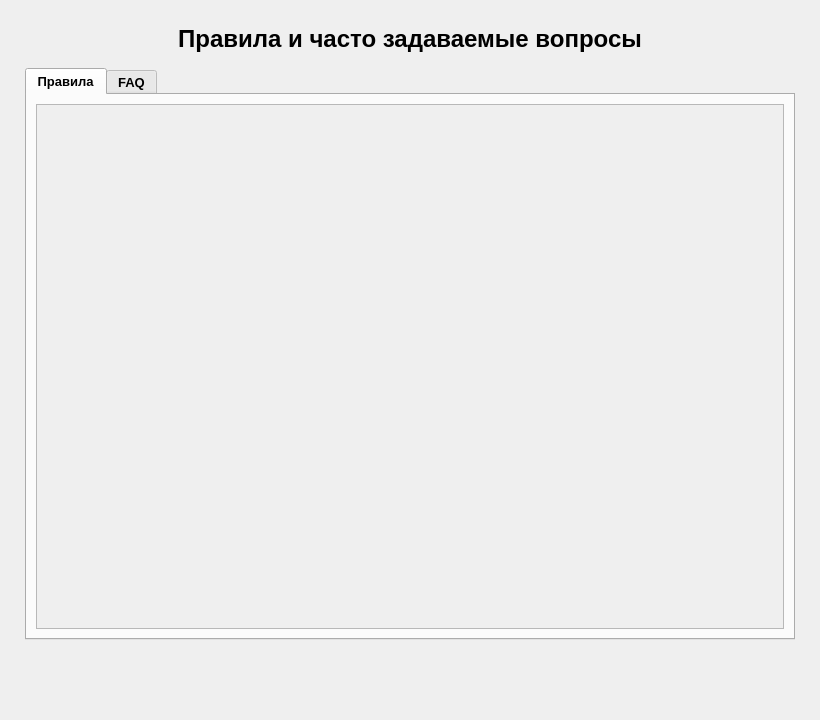
<?xml version="1.0" encoding="UTF-8"?>
<ui version="4.0">
 <class>FAQWindow</class>
 <widget class="QDialog" name="FAQWindow">
  <property name="geometry">
   <rect>
    <x>0</x>
    <y>0</y>
    <width>820</width>
    <height>720</height>
   </rect>
  </property>
  <property name="minimumSize">
   <size>
    <width>820</width>
    <height>720</height>
   </size>
  </property>
  <property name="maximumSize">
   <size>
    <width>820</width>
    <height>720</height>
   </size>
  </property>
  <property name="windowTitle">
   <string>Правила и FAQ</string>
  </property>
  <property name="styleSheet">
   <string notr="true"/>
  </property>
  <layout class="QVBoxLayout" name="verticalLayout">
   <property name="spacing">
    <number>15</number>
   </property>
   <property name="leftMargin">
    <number>25</number>
   </property>
   <property name="topMargin">
    <number>25</number>
   </property>
   <property name="rightMargin">
    <number>25</number>
   </property>
   <property name="bottomMargin">
    <number>25</number>
   </property>
   <item>
    <widget class="QLabel" name="titleLabel">
     <property name="font">
      <font>
       <pointsize>18</pointsize>
       <weight>75</weight>
       <bold>true</bold>
      </font>
     </property>
     <property name="text">
      <string>Правила и часто задаваемые вопросы</string>
     </property>
     <property name="alignment">
      <set>Qt::AlignCenter</set>
     </property>
    </widget>
   </item>
   <item>
    <widget class="QTabWidget" name="tabWidget">
     <property name="font">
      <font>
       <pointsize>10</pointsize>
       <weight>75</weight>
       <bold>true</bold>
      </font>
     </property>
     <property name="styleSheet">
      <string notr="true"/>
     </property>
     <property name="currentIndex">
      <number>0</number>
     </property>
     <widget class="QWidget" name="rulesTab">
      <attribute name="title">
       <string>Правила</string>
      </attribute>
      <layout class="QVBoxLayout" name="verticalLayout_2">
       <item>
        <widget class="QScrollArea" name="scrollAreaRules">
         <property name="widgetResizable">
          <bool>true</bool>
         </property>
         <property name="alignment">
          <set>Qt::AlignLeading|Qt::AlignLeft|Qt::AlignTop</set>
         </property>
         <widget class="QWidget" name="scrollAreaWidgetContentsRules">
          <property name="geometry">
           <rect>
            <x>0</x>
            <y>0</y>
            <width>740</width>
            <height>494</height>
           </rect>
          </property>
          <layout class="QVBoxLayout" name="verticalLayout_4">
           <item>
            <widget class="QLabel" name="rulesLabel">
             <property name="font">
              <font>
               <family>Arial</family>
               <pointsize>11</pointsize>
               <weight>75</weight>
               <bold>true</bold>
              </font>
             </property>
             <property name="text">
              <string/>
             </property>
             <property name="alignment">
              <set>Qt::AlignLeading|Qt::AlignLeft|Qt::AlignTop</set>
             </property>
             <property name="wordWrap">
              <bool>true</bool>
             </property>
            </widget>
           </item>
          </layout>
         </widget>
        </widget>
       </item>
      </layout>
     </widget>
     <widget class="QWidget" name="faqTab">
      <attribute name="title">
       <string>FAQ</string>
      </attribute>
      <layout class="QVBoxLayout" name="verticalLayout_3">
       <item>
        <widget class="QScrollArea" name="scrollAreaFaq">
         <property name="widgetResizable">
          <bool>true</bool>
         </property>
         <property name="alignment">
          <set>Qt::AlignLeading|Qt::AlignLeft|Qt::AlignTop</set>
         </property>
         <widget class="QWidget" name="scrollAreaWidgetContentsFaq">
          <property name="geometry">
           <rect>
            <x>0</x>
            <y>0</y>
            <width>740</width>
            <height>494</height>
           </rect>
          </property>
          <layout class="QVBoxLayout" name="verticalLayout_5">
           <item>
            <widget class="QLabel" name="faqLabel">
             <property name="font">
              <font>
               <family>Arial</family>
               <pointsize>11</pointsize>
               <weight>75</weight>
               <bold>true</bold>
              </font>
             </property>
             <property name="text">
              <string/>
             </property>
             <property name="alignment">
              <set>Qt::AlignLeading|Qt::AlignLeft|Qt::AlignTop</set>
             </property>
             <property name="wordWrap">
              <bool>true</bool>
             </property>
            </widget>
           </item>
          </layout>
         </widget>
        </widget>
       </item>
      </layout>
     </widget>
    </widget>
   </item>
   <item>
    <layout class="QHBoxLayout" name="horizontalLayout_2">
     <property name="spacing">
      <number>20</number>
     </property>
     <item>
      <spacer name="horizontalSpacer">
       <property name="orientation">
        <enum>Qt::Horizontal</enum>
       </property>
       <property name="sizeHint" stdset="0">
        <size>
         <width>40</width>
         <height>20</height>
        </size>
       </property>
      </spacer>
     </item>
     <item>
      <widget class="QPushButton" name="telegramSocial">
       <property name="minimumSize">
        <size>
         <width>40</width>
         <height>40</height>
        </size>
       </property>
       <property name="maximumSize">
        <size>
         <width>50</width>
         <height>50</height>
        </size>
       </property>
       <property name="cursor">
        <cursorShape>PointingHandCursor</cursorShape>
       </property>
       <property name="styleSheet">
        <string notr="true">QPushButton {
    background: transparent;
    border: none;
}
QPushButton:hover {
    background: transparent;
    border: none;
}
QPushButton:pressed {
    background: transparent;
    border: none;
}</string>
       </property>
       <property name="text">
        <string/>
       </property>
       <property name="icon">
        <iconset resource="../../resources/resources.qrc">
         <normaloff>:/icons/universal/telegram.png</normaloff>:/icons/universal/telegram.png</iconset>
       </property>
       <property name="iconSize">
        <size>
         <width>50</width>
         <height>51</height>
        </size>
       </property>
      </widget>
     </item>
     <item>
      <widget class="QPushButton" name="githubSocial">
       <property name="minimumSize">
        <size>
         <width>40</width>
         <height>40</height>
        </size>
       </property>
       <property name="maximumSize">
        <size>
         <width>50</width>
         <height>50</height>
        </size>
       </property>
       <property name="cursor">
        <cursorShape>PointingHandCursor</cursorShape>
       </property>
       <property name="styleSheet">
        <string notr="true">QPushButton {
    background: transparent;
    border: none;
}
QPushButton:hover {
    background: transparent;
    border: none;
}
QPushButton:pressed {
    background: transparent;
    border: none;
}</string>
       </property>
       <property name="text">
        <string/>
       </property>
       <property name="icon">
        <iconset resource="../../resources/resources.qrc">
         <normaloff>:/icons/universal/github.png</normaloff>:/icons/universal/github.png</iconset>
       </property>
       <property name="iconSize">
        <size>
         <width>50</width>
         <height>50</height>
        </size>
       </property>
      </widget>
     </item>
    </layout>
   </item>
  </layout>
 </widget>
 <resources>
  <include location="../../resources/resources.qrc"/>
 </resources>
 <connections/>
</ui>
